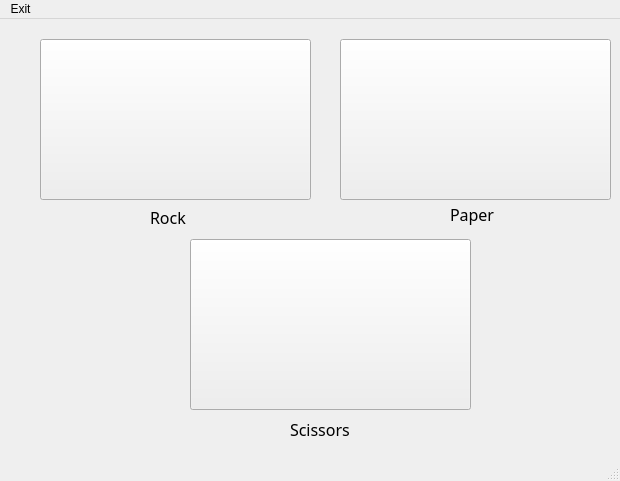
<?xml version="1.0" encoding="UTF-8"?>
<ui version="4.0">
 <class>secondWindow</class>
 <widget class="QMainWindow" name="secondWindow">
  <property name="geometry">
   <rect>
    <x>0</x>
    <y>0</y>
    <width>620</width>
    <height>481</height>
   </rect>
  </property>
  <property name="sizePolicy">
   <sizepolicy hsizetype="Fixed" vsizetype="Fixed">
    <horstretch>0</horstretch>
    <verstretch>0</verstretch>
   </sizepolicy>
  </property>
  <property name="windowTitle">
   <string>MainWindow</string>
  </property>
  <widget class="QWidget" name="centralwidget">
   <widget class="QPushButton" name="rock">
    <property name="geometry">
     <rect>
      <x>40</x>
      <y>20</y>
      <width>271</width>
      <height>161</height>
     </rect>
    </property>
    <property name="text">
     <string/>
    </property>
    <property name="icon">
     <iconset>
      <normaloff>img/rock.jpg</normaloff>img/rock.jpg</iconset>
    </property>
    <property name="iconSize">
     <size>
      <width>250</width>
      <height>500</height>
     </size>
    </property>
    <property name="checkable">
     <bool>true</bool>
    </property>
   </widget>
   <widget class="QPushButton" name="scissors">
    <property name="geometry">
     <rect>
      <x>190</x>
      <y>220</y>
      <width>281</width>
      <height>171</height>
     </rect>
    </property>
    <property name="text">
     <string/>
    </property>
    <property name="icon">
     <iconset>
      <normaloff>img/scissors.jpg</normaloff>img/scissors.jpg</iconset>
    </property>
    <property name="iconSize">
     <size>
      <width>300</width>
      <height>500</height>
     </size>
    </property>
   </widget>
   <widget class="QPushButton" name="paper">
    <property name="geometry">
     <rect>
      <x>340</x>
      <y>20</y>
      <width>271</width>
      <height>161</height>
     </rect>
    </property>
    <property name="text">
     <string/>
    </property>
    <property name="icon">
     <iconset>
      <normaloff>img/paper.jpg</normaloff>img/paper.jpg</iconset>
    </property>
    <property name="iconSize">
     <size>
      <width>350</width>
      <height>200</height>
     </size>
    </property>
   </widget>
   <widget class="QLabel" name="label">
    <property name="geometry">
     <rect>
      <x>150</x>
      <y>190</y>
      <width>55</width>
      <height>16</height>
     </rect>
    </property>
    <property name="font">
     <font>
      <family>Lucida Calligraphy</family>
      <pointsize>12</pointsize>
     </font>
    </property>
    <property name="text">
     <string>Rock</string>
    </property>
   </widget>
   <widget class="QLabel" name="label_2">
    <property name="geometry">
     <rect>
      <x>450</x>
      <y>180</y>
      <width>71</width>
      <height>31</height>
     </rect>
    </property>
    <property name="font">
     <font>
      <family>Lucida Calligraphy</family>
      <pointsize>12</pointsize>
     </font>
    </property>
    <property name="text">
     <string>Paper</string>
    </property>
   </widget>
   <widget class="QLabel" name="label_3">
    <property name="geometry">
     <rect>
      <x>290</x>
      <y>400</y>
      <width>91</width>
      <height>21</height>
     </rect>
    </property>
    <property name="font">
     <font>
      <family>Lucida Calligraphy</family>
      <pointsize>12</pointsize>
     </font>
    </property>
    <property name="text">
     <string>Scissors</string>
    </property>
   </widget>
  </widget>
  <widget class="QMenuBar" name="menubar">
   <property name="geometry">
    <rect>
     <x>0</x>
     <y>0</y>
     <width>620</width>
     <height>26</height>
    </rect>
   </property>
   <widget class="QMenu" name="menuExit">
    <property name="title">
     <string>Exit</string>
    </property>
    <addaction name="actionQuit"/>
   </widget>
   <addaction name="menuExit"/>
  </widget>
  <widget class="QStatusBar" name="statusbar"/>
  <action name="actionQuit">
   <property name="text">
    <string>Quit</string>
   </property>
  </action>
 </widget>
 <resources/>
 <connections/>
</ui>
